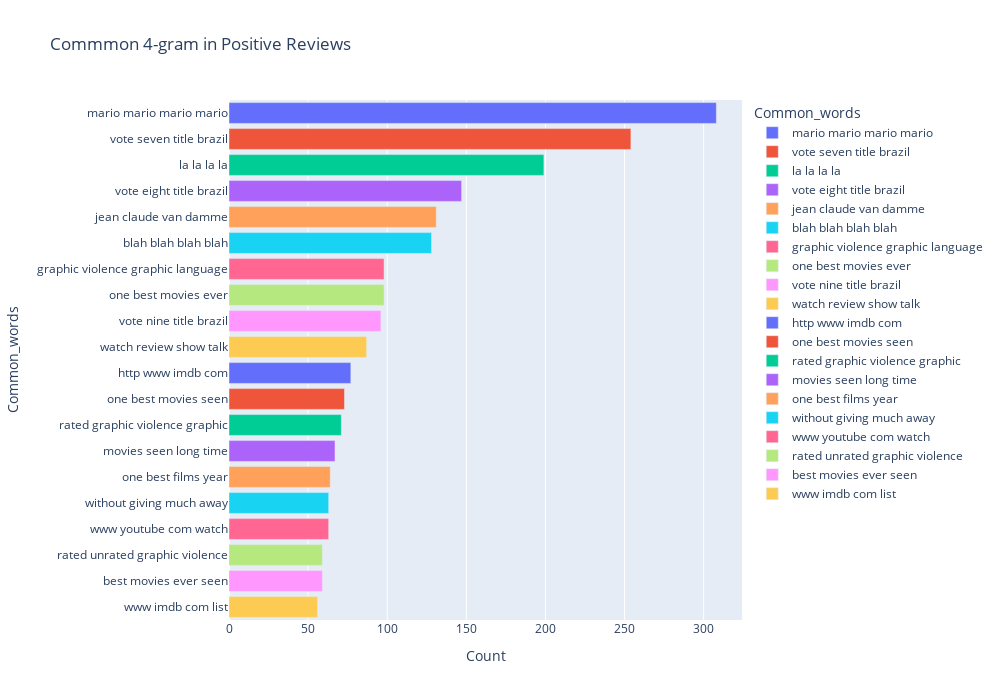

The notebook cell saved with this chart:
### Code cell
most_common_fours = get_top_text_ngrams(df.Reviews_clean[df['Ratings']>=7], 20, 4)
most_common_fours = dict(most_common_fours)
temp = pd.DataFrame(columns = ["Common_words" , 'Count'])
temp["Common_words"] = list(most_common_fours.keys())
temp["Count"] = list(most_common_fours.values())
fig = px.bar(temp, x="Count", y="Common_words", title='Commmon 4-gram in Positive Reviews', orientation='h', 
             width=1000, height=700,color='Common_words')
fig.show()

### Figure 1 — Plotly figure (JSON) as saved in the notebook; plotly's stock layout.template omitted (floating-point values rounded to 4 significant figures)
{"data": [{"alignmentgroup": "True", "hovertemplate": "Common_words=%{y}<br>Count=%{x}<extra></extra>", "legendgroup": "mario mario mario mario", "marker": {"color": "#636efa", "pattern": {"shape": ""}}, "name": "mario mario mario mario", "offsetgroup": "mario mario mario mario", "orientation": "h", "showlegend": true, "textposition": "auto", "type": "bar", "x": [308], "xaxis": "x", "y": ["mario mario mario mario"], "yaxis": "y"}, {"alignmentgroup": "True", "hovertemplate": "Common_words=%{y}<br>Count=%{x}<extra></extra>", "legendgroup": "vote seven title brazil", "marker": {"color": "#EF553B", "pattern": {"shape": ""}}, "name": "vote seven title brazil", "offsetgroup": "vote seven title brazil", "orientation": "h", "showlegend": true, "textposition": "auto", "type": "bar", "x": [254], "xaxis": "x", "y": ["vote seven title brazil"], "yaxis": "y"}, {"alignmentgroup": "True", "hovertemplate": "Common_words=%{y}<br>Count=%{x}<extra></extra>", "legendgroup": "la la la la", "marker": {"color": "#00cc96", "pattern": {"shape": ""}}, "name": "la la la la", "offsetgroup": "la la la la", "orientation": "h", "showlegend": true, "textposition": "auto", "type": "bar", "x": [199], "xaxis": "x", "y": ["la la la la"], "yaxis": "y"}, {"alignmentgroup": "True", "hovertemplate": "Common_words=%{y}<br>Count=%{x}<extra></extra>", "legendgroup": "vote eight title brazil", "marker": {"color": "#ab63fa", "pattern": {"shape": ""}}, "name": "vote eight title brazil", "offsetgroup": "vote eight title brazil", "orientation": "h", "showlegend": true, "textposition": "auto", "type": "bar", "x": [147], "xaxis": "x", "y": ["vote eight title brazil"], "yaxis": "y"}, {"alignmentgroup": "True", "hovertemplate": "Common_words=%{y}<br>Count=%{x}<extra></extra>", "legendgroup": "jean claude van damme", "marker": {"color": "#FFA15A", "pattern": {"shape": ""}}, "name": "jean claude van damme", "offsetgroup": "jean claude van damme", "orientation": "h", "showlegend": true, "textposition": "auto", "type": "bar", "x": [131], "xaxis": "x", "y": ["jean claude van damme"], "yaxis": "y"}, {"alignmentgroup": "True", "hovertemplate": "Common_words=%{y}<br>Count=%{x}<extra></extra>", "legendgroup": "blah blah blah blah", "marker": {"color": "#19d3f3", "pattern": {"shape": ""}}, "name": "blah blah blah blah", "offsetgroup": "blah blah blah blah", "orientation": "h", "showlegend": true, "textposition": "auto", "type": "bar", "x": [128], "xaxis": "x", "y": ["blah blah blah blah"], "yaxis": "y"}, {"alignmentgroup": "True", "hovertemplate": "Common_words=%{y}<br>Count=%{x}<extra></extra>", "legendgroup": "graphic violence graphic language", "marker": {"color": "#FF6692", "pattern": {"shape": ""}}, "name": "graphic violence graphic language", "offsetgroup": "graphic violence graphic language", "orientation": "h", "showlegend": true, "textposition": "auto", "type": "bar", "x": [98], "xaxis": "x", "y": ["graphic violence graphic language"], "yaxis": "y"}, {"alignmentgroup": "True", "hovertemplate": "Common_words=%{y}<br>Count=%{x}<extra></extra>", "legendgroup": "one best movies ever", "marker": {"color": "#B6E880", "pattern": {"shape": ""}}, "name": "one best movies ever", "offsetgroup": "one best movies ever", "orientation": "h", "showlegend": true, "textposition": "auto", "type": "bar", "x": [98], "xaxis": "x", "y": ["one best movies ever"], "yaxis": "y"}, {"alignmentgroup": "True", "hovertemplate": "Common_words=%{y}<br>Count=%{x}<extra></extra>", "legendgroup": "vote nine title brazil", "marker": {"color": "#FF97FF", "pattern": {"shape": ""}}, "name": "vote nine title brazil", "offsetgroup": "vote nine title brazil", "orientation": "h", "showlegend": true, "textposition": "auto", "type": "bar", "x": [96], "xaxis": "x", "y": ["vote nine title brazil"], "yaxis": "y"}, {"alignmentgroup": "True", "hovertemplate": "Common_words=%{y}<br>Count=%{x}<extra></extra>", "legendgroup": "watch review show talk", "marker": {"color": "#FECB52", "pattern": {"shape": ""}}, "name": "watch review show talk", "offsetgroup": "watch review show talk", "orientation": "h", "showlegend": true, "textposition": "auto", "type": "bar", "x": [87], "xaxis": "x", "y": ["watch review show talk"], "yaxis": "y"}, {"alignmentgroup": "True", "hovertemplate": "Common_words=%{y}<br>Count=%{x}<extra></extra>", "legendgroup": "http www imdb com", "marker": {"color": "#636efa", "pattern": {"shape": ""}}, "name": "http www imdb com", "offsetgroup": "http www imdb com", "orientation": "h", "showlegend": true, "textposition": "auto", "type": "bar", "x": [77], "xaxis": "x", "y": ["http www imdb com"], "yaxis": "y"}, {"alignmentgroup": "True", "hovertemplate": "Common_words=%{y}<br>Count=%{x}<extra></extra>", "legendgroup": "one best movies seen", "marker": {"color": "#EF553B", "pattern": {"shape": ""}}, "name": "one best movies seen", "offsetgroup": "one best movies seen", "orientation": "h", "showlegend": true, "textposition": "auto", "type": "bar", "x": [73], "xaxis": "x", "y": ["one best movies seen"], "yaxis": "y"}, {"alignmentgroup": "True", "hovertemplate": "Common_words=%{y}<br>Count=%{x}<extra></extra>", "legendgroup": "rated graphic violence graphic", "marker": {"color": "#00cc96", "pattern": {"shape": ""}}, "name": "rated graphic violence graphic", "offsetgroup": "rated graphic violence graphic", "orientation": "h", "showlegend": true, "textposition": "auto", "type": "bar", "x": [71], "xaxis": "x", "y": ["rated graphic violence graphic"], "yaxis": "y"}, {"alignmentgroup": "True", "hovertemplate": "Common_words=%{y}<br>Count=%{x}<extra></extra>", "legendgroup": "movies seen long time", "marker": {"color": "#ab63fa", "pattern": {"shape": ""}}, "name": "movies seen long time", "offsetgroup": "movies seen long time", "orientation": "h", "showlegend": true, "textposition": "auto", "type": "bar", "x": [67], "xaxis": "x", "y": ["movies seen long time"], "yaxis": "y"}, {"alignmentgroup": "True", "hovertemplate": "Common_words=%{y}<br>Count=%{x}<extra></extra>", "legendgroup": "one best films year", "marker": {"color": "#FFA15A", "pattern": {"shape": ""}}, "name": "one best films year", "offsetgroup": "one best films year", "orientation": "h", "showlegend": true, "textposition": "auto", "type": "bar", "x": [64], "xaxis": "x", "y": ["one best films year"], "yaxis": "y"}, {"alignmentgroup": "True", "hovertemplate": "Common_words=%{y}<br>Count=%{x}<extra></extra>", "legendgroup": "without giving much away", "marker": {"color": "#19d3f3", "pattern": {"shape": ""}}, "name": "without giving much away", "offsetgroup": "without giving much away", "orientation": "h", "showlegend": true, "textposition": "auto", "type": "bar", "x": [63], "xaxis": "x", "y": ["without giving much away"], "yaxis": "y"}, {"alignmentgroup": "True", "hovertemplate": "Common_words=%{y}<br>Count=%{x}<extra></extra>", "legendgroup": "www youtube com watch", "marker": {"color": "#FF6692", "pattern": {"shape": ""}}, "name": "www youtube com watch", "offsetgroup": "www youtube com watch", "orientation": "h", "showlegend": true, "textposition": "auto", "type": "bar", "x": [63], "xaxis": "x", "y": ["www youtube com watch"], "yaxis": "y"}, {"alignmentgroup": "True", "hovertemplate": "Common_words=%{y}<br>Count=%{x}<extra></extra>", "legendgroup": "rated unrated graphic violence", "marker": {"color": "#B6E880", "pattern": {"shape": ""}}, "name": "rated unrated graphic violence", "offsetgroup": "rated unrated graphic violence", "orientation": "h", "showlegend": true, "textposition": "auto", "type": "bar", "x": [59], "xaxis": "x", "y": ["rated unrated graphic violence"], "yaxis": "y"}, {"alignmentgroup": "True", "hovertemplate": "Common_words=%{y}<br>Count=%{x}<extra></extra>", "legendgroup": "best movies ever seen", "marker": {"color": "#FF97FF", "pattern": {"shape": ""}}, "name": "best movies ever seen", "offsetgroup": "best movies ever seen", "orientation": "h", "showlegend": true, "textposition": "auto", "type": "bar", "x": [59], "xaxis": "x", "y": ["best movies ever seen"], "yaxis": "y"}, {"alignmentgroup": "True", "hovertemplate": "Common_words=%{y}<br>Count=%{x}<extra></extra>", "legendgroup": "www imdb com list", "marker": {"color": "#FECB52", "pattern": {"shape": ""}}, "name": "www imdb com list", "offsetgroup": "www imdb com list", "orientation": "h", "showlegend": true, "textposition": "auto", "type": "bar", "x": [56], "xaxis": "x", "y": ["www imdb com list"], "yaxis": "y"}], "layout": {"barmode": "relative", "height": 700, "legend": {"title": {"text": "Common_words"}, "tracegroupgap": 0}, "title": {"text": "Commmon 4-gram in Positive Reviews"}, "width": 1000, "xaxis": {"anchor": "y", "domain": [0, 1], "title": {"text": "Count"}}, "yaxis": {"anchor": "x", "categoryarray": ["www imdb com list", "best movies ever seen", "rated unrated graphic violence", "www youtube com watch", "without giving much away", "one best films year", "movies seen long time", "rated graphic violence graphic", "one best movies seen", "http www imdb com", "watch review show talk", "vote nine title brazil", "one best movies ever", "graphic violence graphic language", "blah blah blah blah", "jean claude van damme", "vote eight title brazil", "la la la la", "vote seven title brazil", "mario mario mario mario"], "categoryorder": "array", "domain": [0, 1], "title": {"text": "Common_words"}}}}
